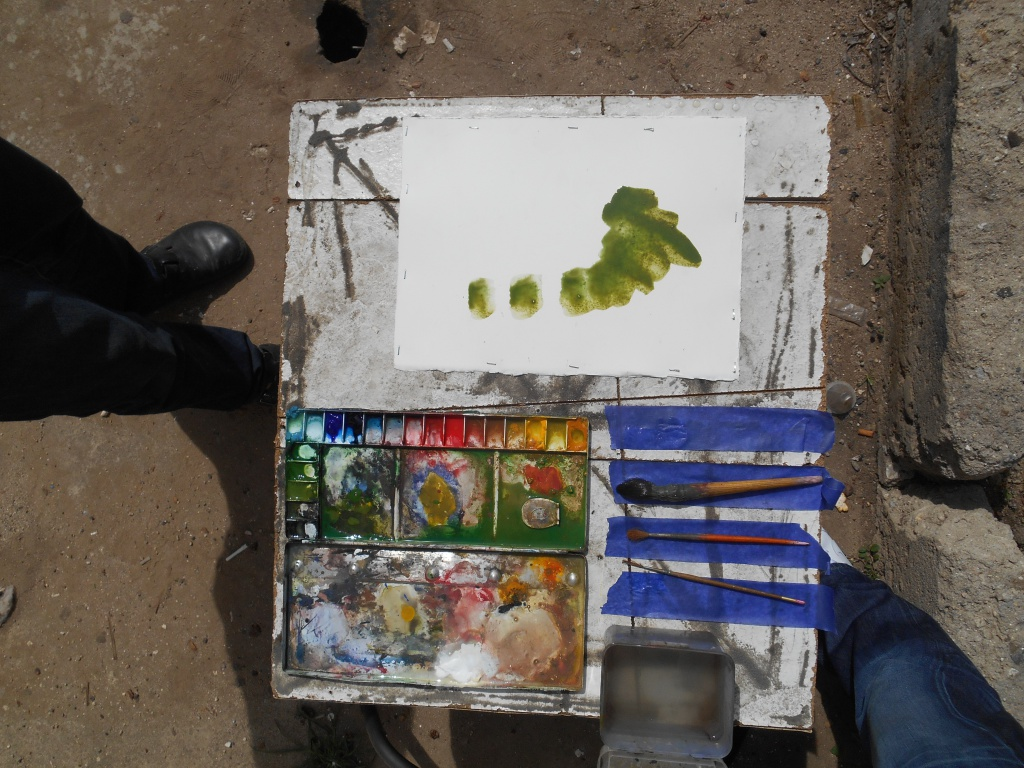
#> input picture odd_pys/contours/imageresized_6.jpg, 1024 x 768 px
$ python shape_crop2.py   (older library calls are emulated)
#> lines starting #> are read from the running program, lines starting #| are printed output that depends on the picture; after the words box and inside, x2 and y2 are one past the last pixel; in counts of white or black regions, pixels touching at a corner belong together
import numpy as np
import cv2 #this is the main openCV class, the python binding file should be in /pythonXX/Lib/site-packages
from matplotlib import pyplot as plt

gwash = cv2.imread("imageresized_6.jpg") #import image
#> gwash is the input picture: shape (768, 1024, 3); mean B, G, R 91.3, 97.6, 104.4
#blurred = cv2.GaussianBlur(gwash, (5, 5), 0)
gwashBW = cv2.cvtColor(gwash, cv2.COLOR_BGR2GRAY) #change to grayscale

# [6 lines of commented-out code are left out]

ret,thresh1 = cv2.threshold(gwashBW,179,255,cv2.THRESH_BINARY) #the value of 15 is chosen by trial-and-error to produce the best outline of the skull
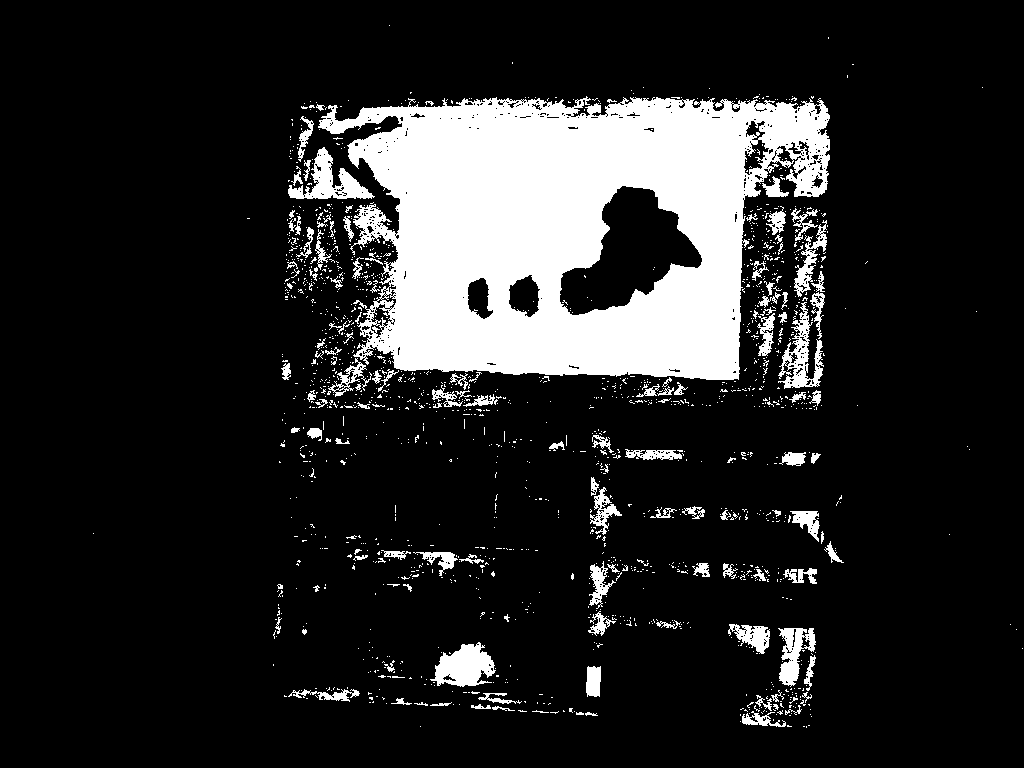
#> thresh1: shape (768, 1024); 15% white; 1572 white regions (1438 under 20 px), largest, box (x1, y1, x2, y2) and area: (318, 96, 830, 380) 93364, (430, 642, 496, 687) 1804, (288, 147, 375, 199) 1694
kernel = np.ones((5,5),np.uint8) #square image kernel used for erosion
erosion = cv2.erode(thresh1, kernel,iterations = 1) #refines all edges in the binary image
#> erosion: shape (768, 1024); 10.4% white; 115 white regions (89 under 20 px), largest, box (x1, y1, x2, y2) and area: (329, 100, 828, 378) 78235, (438, 646, 489, 684) 1138, (314, 157, 333, 196) 330
#dialate = cv2.dialate(thresh1, kernel,iterations = 1) #refines all edges in the binary image

opening = cv2.morphologyEx(erosion, cv2.MORPH_OPEN, kernel)
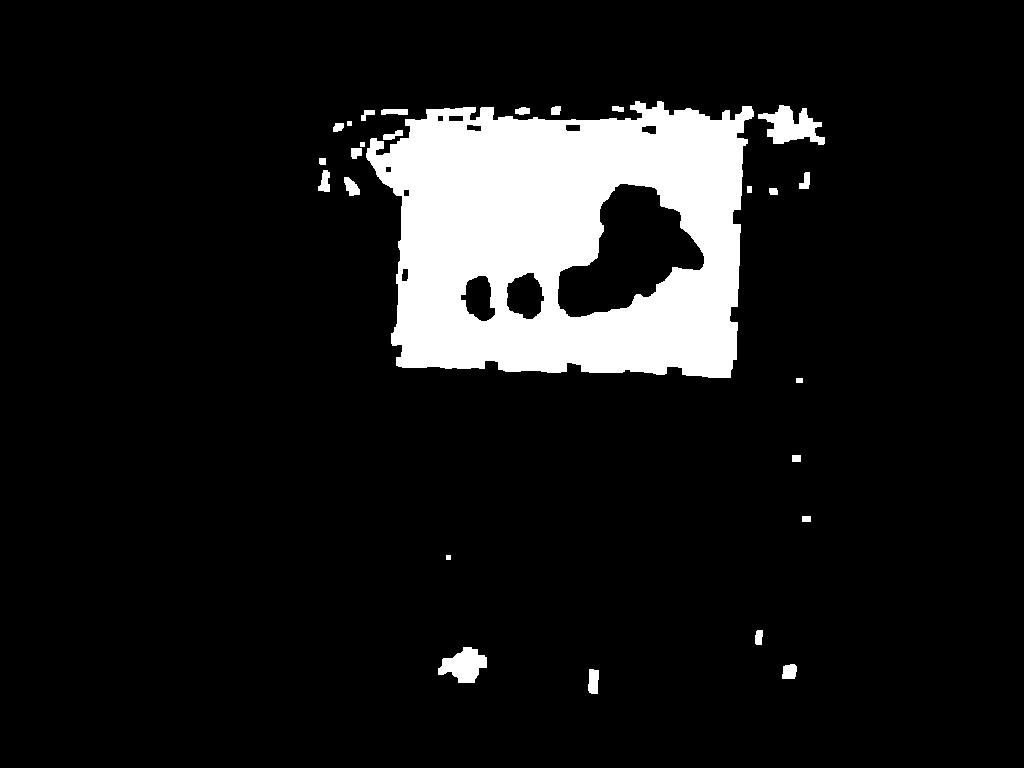
#> opening: shape (768, 1024); 10.1% white; 26 white regions, largest, box (x1, y1, x2, y2) and area: (366, 101, 754, 378) 74938, (758, 105, 825, 145) 1447, (438, 647, 487, 683) 1093
closing = cv2.morphologyEx(opening, cv2.MORPH_CLOSE, kernel) #this is for further removing small noises and holes in the image
#> closing: shape (768, 1024); 10.1% white; 20 white regions

#plt.imshow(closing, 'gray') #Figure 2
#plt.xticks([]), plt.yticks([])
#plt.show()

_ , contours, hierarchy = cv2.findContours(closing,cv2.RETR_TREE,cv2.CHAIN_APPROX_SIMPLE) #find contours with simple approximation
#> contours = 35 contours, 1 with area under 20; largest, box (x1, y1, x2, y2) and area: (351, 101, 825, 378) 89586, (557, 183, 705, 318) 10960, (506, 272, 545, 320) 1321, (460, 275, 496, 322) 1070, (438, 647, 487, 683) 1020
#cv2.imshow('cleaner', closing) #Figure 3
cv2.drawContours(closing, contours, -1, (255, 255, 255), 4)
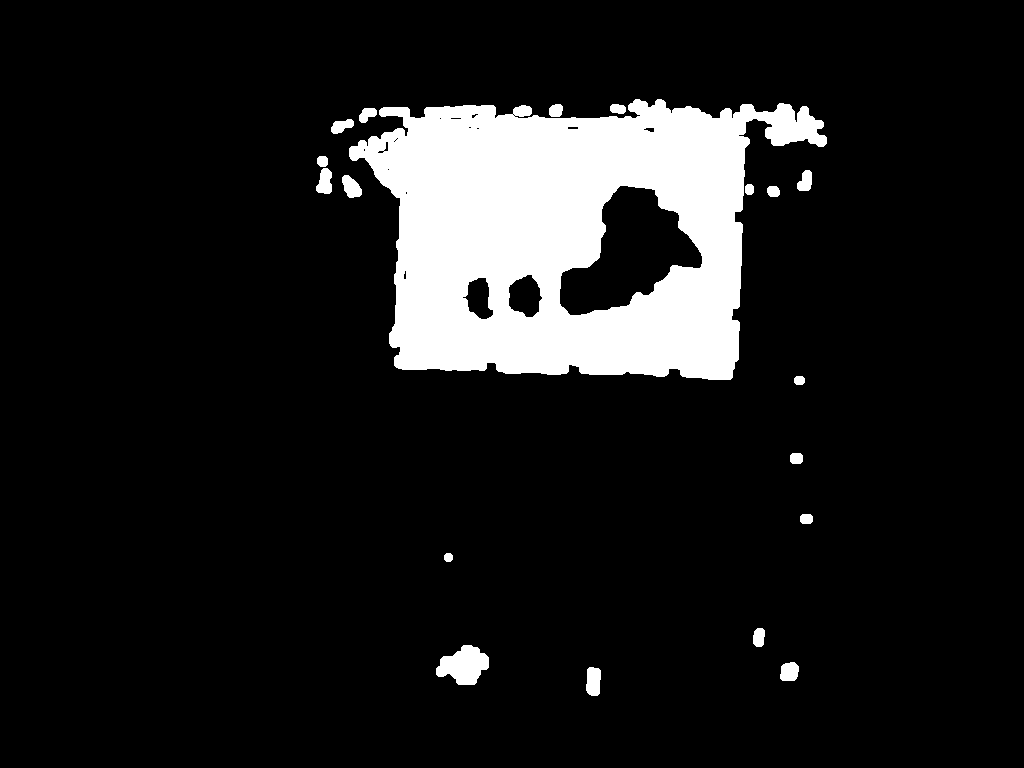
#> closing: shape (768, 1024); 11.1% white; 19 white regions, largest, box (x1, y1, x2, y2) and area: (349, 99, 827, 380) 82660, (436, 645, 489, 685) 1388, (586, 667, 601, 696) 374
#cv2.waitKey(0)

areas = [] #list to hold all areas

for contour in contours:
  ar = cv2.contourArea(contour)
  areas.append(ar)
#> this loop made 35 passes
#> ar on passes 1, 2, 3, 4, 9, 11, 12, 13, 14, 15, 16, 17: 203.5, 168.5, 1020, 85, 45, 166.5, 101.5, 151, 35.5, 89.5, 62, 76.5
#> (contour, ar) on passes 5, 6, 7, 8, 10: ([[446, 555], [446, 559], [450, 559], [450, 555]], 16), ([[802, 516], [802, 521], [810, 521], [810, 516]], 40), ([[792, 455], [792, 461], [800, 461], [800, 455]], 48), ([[796, 378], [796, 382], [802, 382], [802, 378]], 24), ([[747, 186], [747, 192], [751, 192], [751, 186]], 24)
#> after the loop, areas = 35 values, max 89586.5 at index 19, min 16 at index 4, mean 3036

max_area = max(areas)
#> max_area = 89586.5
max_area_index = areas.index(max_area) #index of the list element with largest area
#> max_area_index = 19

cnt = contours[max_area_index] #largest area contour
#> cnt = contour of 494 points, box (x1, y1, x2, y2) (351, 101, 825, 378), area 89586
gray = np.float32(closing)
dst = cv2.cornerHarris(gray,2,3,0.04)
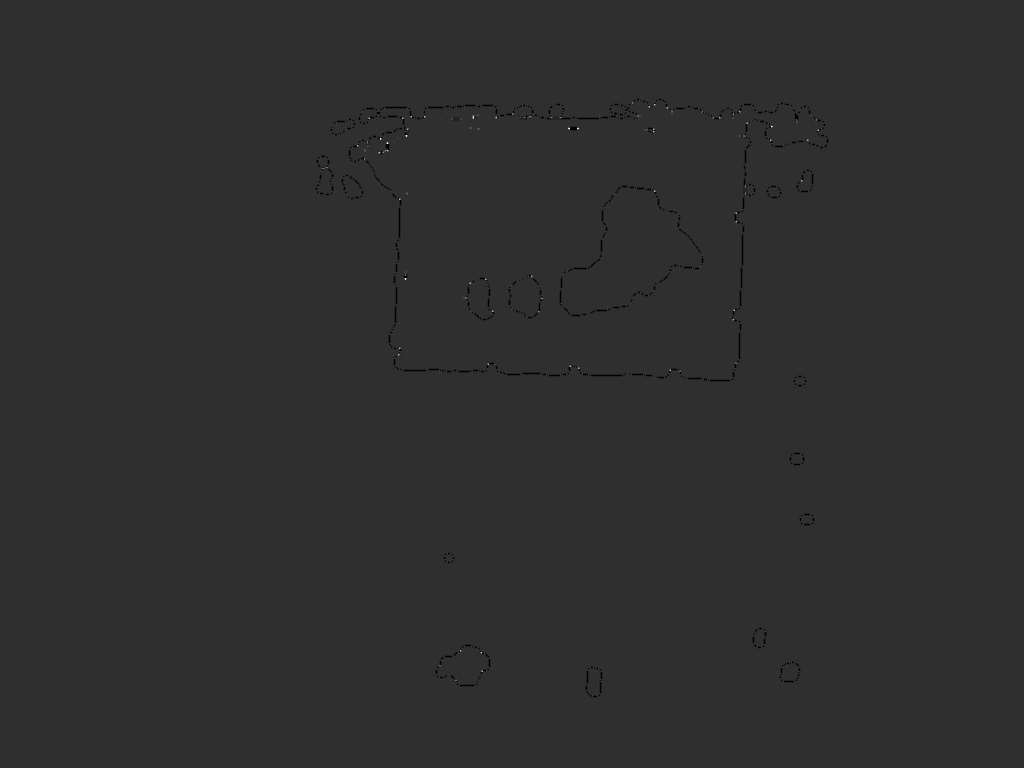
#> dst: shape (768, 1024) float32; min -169130016, max 738126976, mean -571718.8; drawn with min black and max white

#result is dilated for marking the corners, not important
dst = cv2.dilate(dst,None)

# Threshold for an optimal value, it may vary depending on the image.
gwash[dst>0.01*dst.max()]=[0,0,255]
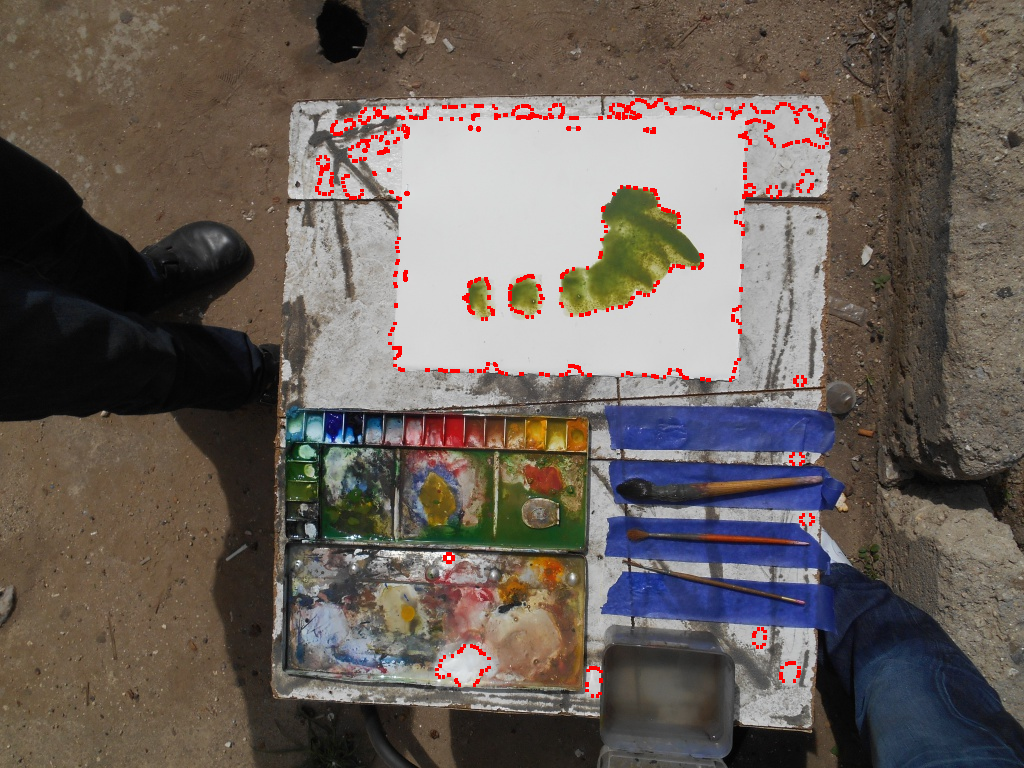
#> gwash: shape (768, 1024, 3); 1.11% of pixels changed, all inside (x1, y1, x2, y2) = (315, 98, 829, 698)

cv2.imshow('dst',gwash)
cv2.imwrite('dst.png',gwash)
cv2.drawContours(closing, [cnt], 0, (255, 255, 255), 3, maxLevel = 0)
cv2.imshow('cleaner2.png', closing)
cv2.imwrite('cleaner2.png', closing)
#cv2.imwrite('cleaner2.png', closing)
cv2.waitKey(0)
cv2.destroyAllWindows()
